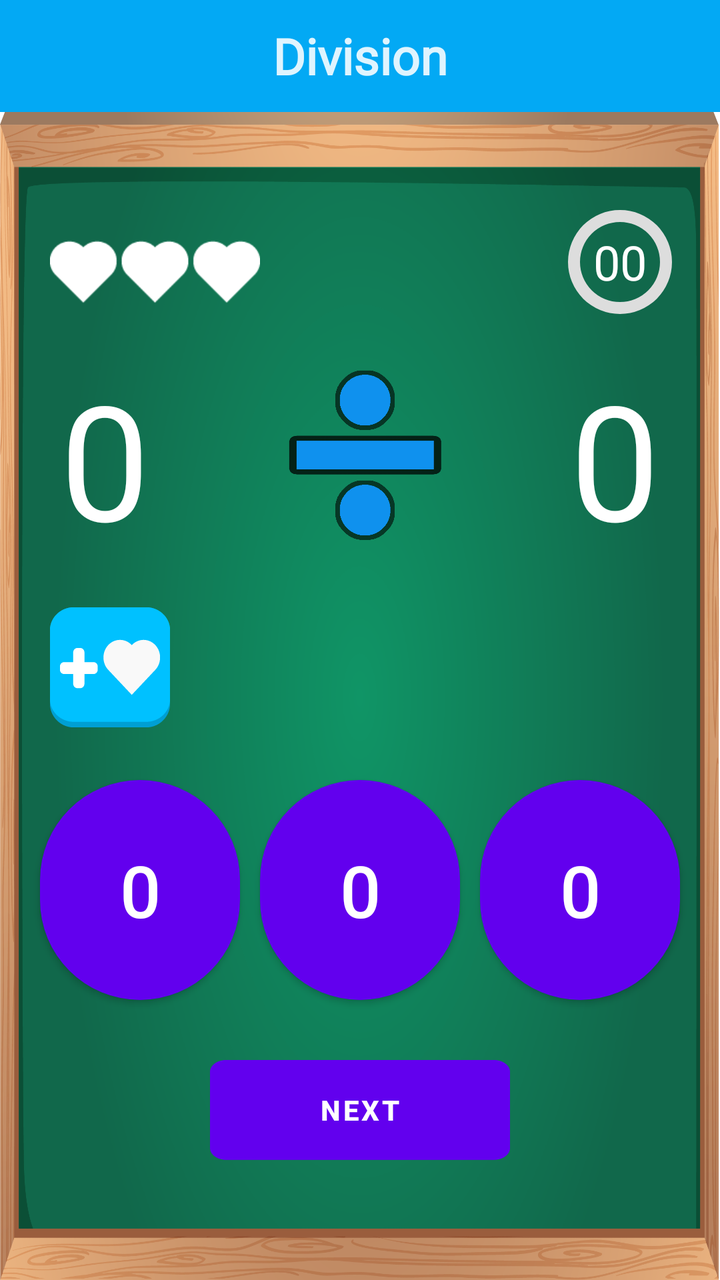
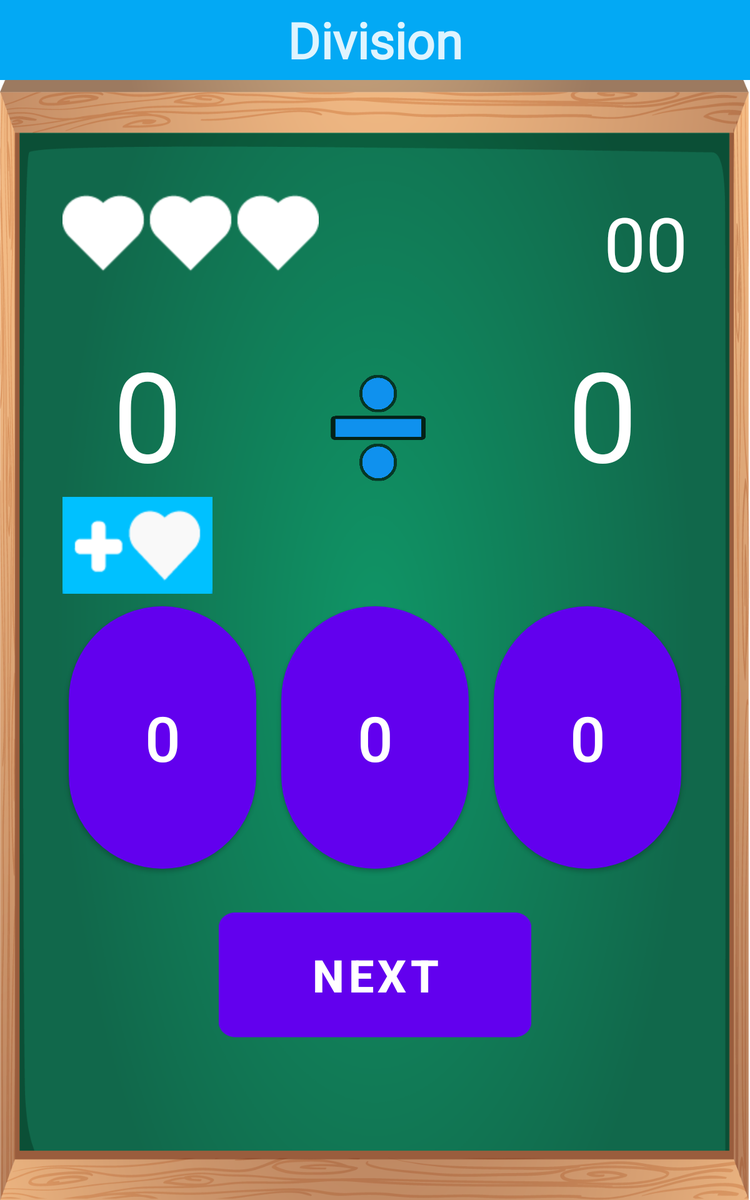

The same Android screen from two of the app's own layout files: first res/layout/ as a phone draws it, then the repository's variant for another configuration, drawn on a device whose configuration selects that folder. Both files follow.
<!-- AndroidManifest.xml: application theme AppTheme -->
<!-- res/layout/division_juego.xml -->
<?xml version="1.0" encoding="utf-8"?>
<FrameLayout xmlns:android="http://schemas.android.com/apk/res/android"
    xmlns:app="http://schemas.android.com/apk/res-auto"
    xmlns:tools="http://schemas.android.com/tools"
    android:layout_width="match_parent"
    android:layout_height="match_parent"
    tools:context=".Fragments.Division">

    <androidx.constraintlayout.widget.ConstraintLayout
        android:layout_width="match_parent"
        android:layout_height="match_parent">

        <androidx.appcompat.widget.Toolbar
            android:id="@+id/my_toolbar"
            android:layout_width="match_parent"
            android:layout_height="?attr/actionBarSize"
            android:background="@color/colorPrimary"
            android:theme="@style/ThemeOverlay.AppCompat.ActionBar"
            app:layout_constraintEnd_toEndOf="parent"
            app:layout_constraintStart_toStartOf="parent"
            app:layout_constraintTop_toTopOf="parent"
            app:popupTheme="@style/ThemeOverlay.AppCompat.Light">

            <TextView
                android:id="@+id/toolbar"
                android:layout_width="wrap_content"
                android:layout_height="wrap_content"
                android:layout_gravity="center"
                android:fontFamily="@font/fredoka_one"
                android:text="@string/division"
                android:textColor="#DFFFFFFF"
                android:textSize="25sp"
                android:textStyle="bold"
                tools:layout_editor_absoluteX="189dp"
                tools:layout_editor_absoluteY="18dp" />

        </androidx.appcompat.widget.Toolbar>

        <RelativeLayout
            android:layout_width="0dp"
            android:layout_height="0dp"
            android:background="@drawable/fondojuego"
            app:layout_constraintBottom_toBottomOf="parent"
            app:layout_constraintEnd_toEndOf="parent"
            app:layout_constraintStart_toStartOf="parent"
            app:layout_constraintTop_toBottomOf="@id/my_toolbar">

            <ImageView
                android:id="@+id/iv_corazones"
                android:layout_width="110dp"
                android:layout_height="50dp"
                android:layout_alignParentStart="true"
                android:layout_alignParentTop="true"
                android:layout_marginStart="25dp"
                android:layout_marginTop="55dp"
                android:layout_marginEnd="150dp"
                android:layout_toStartOf="@+id/time_progress"
                android:contentDescription="@string/app_name"
                android:src="@drawable/lifes_3" />

            <ProgressBar
                android:id="@+id/time_progress"
                style="?android:attr/progressBarStyle"
                android:layout_width="60dp"
                android:layout_height="60dp"
                android:layout_alignParentTop="true"
                android:layout_alignParentEnd="true"
                android:layout_marginTop="45dp"
                android:layout_marginEnd="20dp"
                android:indeterminateOnly="false"
                android:max="30"
                android:progressDrawable="@drawable/circular"
                android:rotation="-90">

            </ProgressBar>

            <TextView
                android:id="@+id/tempo"
                android:layout_width="wrap_content"
                android:layout_height="wrap_content"
                android:layout_alignStart="@+id/time_progress"
                android:layout_alignTop="@+id/time_progress"
                android:layout_alignEnd="@+id/time_progress"
                android:layout_alignBottom="@+id/time_progress"
                android:fontFamily="@font/fredoka_one"
                android:gravity="center"
                android:text="@string/time"
                android:textColor="#FFFFFF"
                android:textSize="24sp" />

            <TextView
                android:id="@+id/imageView_NumUno"
                android:layout_width="wrap_content"
                android:layout_height="wrap_content"
                android:layout_alignParentStart="true"
                android:layout_alignParentTop="true"
                android:layout_marginStart="30dp"
                android:layout_marginTop="120dp"
                android:contentDescription="@string/app_name"
                android:fontFamily="@font/fredoka_one"
                android:gravity="center"
                android:text="@string/btn_respuesta"
                android:textColor="#FFFFFF"
                android:textSize="80sp" />

            <ImageView
                android:id="@+id/imageView_signo"
                android:layout_width="110dp"
                android:layout_height="110dp"
                android:layout_alignBottom="@+id/imageView_NumUno"
                android:layout_centerHorizontal="true"
                android:contentDescription="@string/app_name"
                app:srcCompat="@drawable/division" />


            <TextView
                android:id="@+id/imageView_NumDos"
                android:layout_width="wrap_content"
                android:layout_height="wrap_content"
                android:layout_alignTop="@+id/imageView_NumUno"
                android:layout_alignParentEnd="true"
                android:layout_marginTop="0dp"
                android:layout_marginEnd="30dp"
                android:contentDescription="@string/app_name"
                android:fontFamily="@font/fredoka_one"
                android:gravity="center"
                android:text="@string/btn_respuesta"
                android:textColor="#FFFFFF"
                android:textSize="80sp"
                tools:ignore="RelativeOverlap" />

            <LinearLayout
                android:layout_width="match_parent"
                android:layout_height="100dp"
                android:layout_above="@+id/container"
                android:layout_below="@+id/imageView_signo"
                android:layout_alignParentStart="true"
                android:layout_alignParentEnd="true"
                android:foregroundGravity="center_vertical"
                android:gravity="center_vertical"
                android:orientation="vertical">

                <ImageButton
                    android:id="@+id/moreLifes_btn"
                    android:layout_width="wrap_content"
                    android:layout_height="wrap_content"
                    android:layout_gravity="center_vertical"
                    android:layout_marginStart="25dp"
                    android:background="#00FFFFFF"
                    android:contentDescription="@string/app_name"
                    android:src="@drawable/corazon" />
            </LinearLayout>

            <LinearLayout
                android:id="@+id/container"
                android:layout_width="match_parent"
                android:layout_height="wrap_content"
                android:layout_alignParentStart="true"
                android:layout_alignParentEnd="true"
                android:layout_alignParentBottom="true"
                android:layout_marginBottom="60dp"
                android:orientation="vertical">

                <LinearLayout
                    android:id="@+id/linear"
                    android:layout_width="match_parent"
                    android:layout_height="wrap_content"
                    android:orientation="horizontal"
                    android:paddingStart="15dp"
                    android:paddingEnd="15dp">

                    <Button
                        android:id="@+id/R1"
                        android:layout_width="90dp"
                        android:layout_height="110dp"
                        android:layout_margin="5dp"
                        android:layout_weight="1"
                        android:background="@drawable/button_round"
                        android:text="@string/btn_respuesta"
                        android:textColor="#FFFFFF"
                        android:textSize="36sp" />

                    <Button
                        android:id="@+id/R2"
                        android:layout_width="90dp"
                        android:layout_height="110dp"
                        android:layout_margin="5dp"
                        android:layout_weight="1"
                        android:background="@drawable/button_round"
                        android:text="@string/btn_respuesta"
                        android:textColor="#FFFFFF"
                        android:textSize="36sp" />

                    <Button
                        android:id="@+id/R3"
                        android:layout_width="90dp"
                        android:layout_height="110dp"
                        android:layout_margin="5dp"
                        android:layout_weight="1"
                        android:background="@drawable/button_round"
                        android:text="@string/btn_respuesta"
                        android:textColor="#FFFFFF"
                        android:textSize="36sp" />

                </LinearLayout>

                <LinearLayout
                    android:layout_width="match_parent"
                    android:layout_height="wrap_content"
                    android:layout_marginTop="5dp"
                    android:gravity="center"
                    android:orientation="vertical">

                    <Button
                        android:id="@+id/btnSiguiente"
                        android:layout_width="150dp"
                        android:layout_height="50dp"
                        android:layout_marginTop="20dp"
                        android:background="@drawable/btn_lv3"
                        android:text="@string/siguiente"
                        android:textColor="#FFFFFF"
                        android:textStyle="bold" />
                </LinearLayout>

            </LinearLayout>

        </RelativeLayout>
    </androidx.constraintlayout.widget.ConstraintLayout>

    <FrameLayout
        android:id="@+id/bannerContainer"
        android:layout_width="match_parent"
        android:layout_height="wrap_content"
        android:layout_gravity="bottom|center|center_horizontal|center_vertical"
        android:gravity="bottom"
        android:visibility="visible">
    </FrameLayout>


</FrameLayout>
<!-- resources referenced by this layout -->
<resources>
  <color name="colorPrimary">#03A9F4</color>
  <!-- drawable btn_lv3: png bitmap (drawable-hdpi, 1588 bytes) -->
  <!-- drawable button_round (drawable) -->
  <?xml version="1.0" encoding="utf-8"?>
  <shape xmlns:android="http://schemas.android.com/apk/res/android">
  
      <corners
          android:radius="100dp"/>
  <solid
      android:color="#03A9F4">
  
  </solid>
  
  </shape>
  <!-- drawable circular (drawable) -->
  <?xml version="1.0" encoding="utf-8"?>
  <layer-list xmlns:android="http://schemas.android.com/apk/res/android">
      <item>
          <shape
              android:shape="ring"
              android:thicknessRatio="10"
              android:useLevel="false">
              <solid android:color="#DDD" />
          </shape>
      </item>
      <item>
          <rotate
              android:fromDegrees="270"
              android:toDegrees="270">
              <shape
                  android:shape="ring"
                  android:thicknessRatio="10"
                  android:useLevel="true">
                  <solid android:color="@color/white" />
              </shape>
          </rotate>
      </item>
  </layer-list>
  <!-- drawable corazon: png bitmap (drawable-hdpi, 1764 bytes) -->
  <!-- drawable division: png bitmap (drawable, 12722 bytes) -->
  <!-- drawable fondojuego: png bitmap (drawable-hdpi, 148489 bytes) -->
  <!-- drawable lifes_3: png bitmap (drawable-mdpi, 1078 bytes) -->
  <string name="app_name">Sums and Rest</string>
  <string name="btn_respuesta" translatable="false">0</string>
  <string name="division">Division</string>
  <string name="siguiente">Next</string>
  <string name="time" translatable="false">00</string>
  <color name="white">#FFFFFF</color>
</resources>
<!-- res/layout-large/division_juego.xml (the repository's variant of the layout above) -->
<!-- drawn on a 7-inch tablet held upright -->
<?xml version="1.0" encoding="utf-8"?>
<FrameLayout xmlns:android="http://schemas.android.com/apk/res/android"
    xmlns:app="http://schemas.android.com/apk/res-auto"
    xmlns:tools="http://schemas.android.com/tools"
    android:layout_width="match_parent"
    android:layout_height="match_parent"
    tools:context=".Fragments.Division">

    <androidx.constraintlayout.widget.ConstraintLayout
        android:layout_width="match_parent"
        android:layout_height="match_parent">

        <androidx.appcompat.widget.Toolbar
            android:id="@+id/my_toolbar"
            android:layout_width="match_parent"
            android:layout_height="?attr/actionBarSize"
            android:background="@color/colorPrimary"
            android:theme="@style/ThemeOverlay.AppCompat.ActionBar"
            app:layout_constraintEnd_toEndOf="parent"
            app:layout_constraintStart_toStartOf="parent"
            app:layout_constraintTop_toTopOf="parent"
            app:popupTheme="@style/ThemeOverlay.AppCompat.Light">

            <TextView
                android:id="@+id/toolbar"
                android:layout_width="wrap_content"
                android:layout_height="wrap_content"
                android:layout_gravity="center"
                android:fontFamily="@font/fredoka_one"
                android:text="@string/division"
                android:textColor="#DFFFFFFF"
                android:textSize="40sp"
                android:textStyle="bold"
                tools:layout_editor_absoluteX="189dp"
                tools:layout_editor_absoluteY="18dp" />

        </androidx.appcompat.widget.Toolbar>

        <RelativeLayout
            android:layout_width="0dp"
            android:layout_height="0dp"
            android:background="@drawable/fondojuego"
            app:layout_constraintBottom_toBottomOf="parent"
            app:layout_constraintEnd_toEndOf="parent"
            app:layout_constraintStart_toStartOf="parent"
            app:layout_constraintTop_toBottomOf="@id/my_toolbar">

            <LinearLayout
                android:id="@+id/my_toolbar2"
                android:layout_width="match_parent"
                android:layout_height="wrap_content"
                android:layout_above="@+id/imageView_signo"
                android:layout_alignParentStart="true"
                android:layout_alignParentTop="true"
                android:layout_alignParentEnd="true"
                android:layout_marginStart="50dp"
                android:layout_marginTop="90dp"
                android:layout_marginEnd="50dp"
                android:background="#00FBF5F5"
                android:orientation="horizontal"
                android:theme="@style/ThemeOverlay.AppCompat.ActionBar"
                app:popupTheme="@style/ThemeOverlay.AppCompat.Light">

                <ImageView
                    android:id="@+id/iv_corazones"
                    android:layout_width="wrap_content"
                    android:layout_height="wrap_content"
                    android:contentDescription="@string/app_name"
                    android:src="@drawable/lifes_3" />

                <TextView
                    android:id="@+id/tempo"
                    android:layout_width="0dp"
                    android:layout_height="wrap_content"
                    android:layout_weight="1"
                    android:fontFamily="@font/fredoka_one"
                    android:text="@string/time"
                    android:textAlignment="viewEnd"
                    android:textColor="#FFFFFF"
                    android:textSize="60sp" />

            </LinearLayout>

            <TextView
                android:id="@+id/imageView_NumUno"
                android:layout_width="wrap_content"
                android:layout_height="wrap_content"
                android:layout_alignParentStart="true"
                android:layout_alignParentTop="true"
                android:layout_marginStart="90dp"
                android:layout_marginTop="200dp"
                android:contentDescription="@string/app_name"
                android:fontFamily="@font/fredoka_one"
                android:gravity="center"
                android:text="@string/btn_respuesta"
                android:textColor="#FFFFFF"
                android:textSize="100sp" />

            <ImageView
                android:id="@+id/imageView_signo"
                android:layout_width="110dp"
                android:layout_height="110dp"
                android:layout_alignBottom="@+id/imageView_NumUno"
                android:layout_centerHorizontal="true"
                android:contentDescription="@string/app_name"
                app:srcCompat="@drawable/division" />


            <TextView
                android:id="@+id/imageView_NumDos"
                android:layout_width="wrap_content"
                android:layout_height="wrap_content"
                android:layout_alignTop="@+id/imageView_NumUno"
                android:layout_alignParentEnd="true"
                android:layout_marginTop="0dp"
                android:layout_marginEnd="90dp"
                android:contentDescription="@string/app_name"
                android:fontFamily="@font/fredoka_one"
                android:gravity="center"
                android:text="@string/btn_respuesta"
                android:textColor="#FFFFFF"
                android:textSize="100sp"
                tools:ignore="RelativeOverlap" />

            <LinearLayout
                android:layout_width="match_parent"
                android:layout_height="100dp"
                android:layout_above="@+id/container"
                android:layout_below="@+id/imageView_signo"
                android:layout_alignParentStart="true"
                android:layout_alignParentEnd="true"
                android:foregroundGravity="center_vertical"
                android:gravity="center_vertical"
                android:orientation="vertical">

                <ImageView
                    android:id="@+id/moreLifes_btn"
                    android:layout_width="120dp"
                    android:layout_height="120dp"
                    android:layout_gravity="center_vertical"
                    android:layout_marginStart="50dp"
                    android:contentDescription="@string/app_name"
                    android:src="@drawable/corazon"
                    tools:src="@drawable/corazon" />
            </LinearLayout>

            <LinearLayout
                android:id="@+id/container"
                android:layout_width="match_parent"
                android:layout_height="wrap_content"
                android:layout_alignParentStart="true"
                android:layout_alignParentEnd="true"
                android:layout_alignParentBottom="true"
                android:layout_marginStart="30dp"
                android:layout_marginEnd="30dp"
                android:layout_marginBottom="130dp"
                android:orientation="vertical">

                <LinearLayout
                    android:id="@+id/linear"
                    android:layout_width="match_parent"
                    android:layout_height="wrap_content"
                    android:orientation="horizontal"
                    android:paddingStart="15dp"
                    android:paddingEnd="15dp">

                    <Button
                        android:id="@+id/R1"
                        android:layout_width="wrap_content"
                        android:layout_height="210dp"
                        android:layout_margin="10dp"
                        android:layout_weight="1"
                        android:background="@drawable/button_round"
                        android:text="@string/btn_respuesta"
                        android:textColor="#FFFFFF"
                        android:textSize="50sp" />

                    <Button
                        android:id="@+id/R2"
                        android:layout_width="wrap_content"
                        android:layout_height="210dp"
                        android:layout_margin="10dp"
                        android:layout_weight="1"
                        android:background="@drawable/button_round"
                        android:text="@string/btn_respuesta"
                        android:textColor="#FFFFFF"
                        android:textSize="50sp" />

                    <Button
                        android:id="@+id/R3"
                        android:layout_width="wrap_content"
                        android:layout_height="210dp"
                        android:layout_margin="10dp"
                        android:layout_weight="1"
                        android:background="@drawable/button_round"
                        android:text="@string/btn_respuesta"
                        android:textColor="#FFFFFF"
                        android:textSize="50sp" />

                </LinearLayout>

                <LinearLayout
                    android:layout_width="match_parent"
                    android:layout_height="wrap_content"
                    android:layout_marginTop="5dp"
                    android:gravity="center"
                    android:orientation="vertical">

                    <Button
                        android:id="@+id/btnSiguiente"
                        android:layout_width="250dp"
                        android:layout_height="100dp"
                        android:layout_marginTop="20dp"
                        android:background="@drawable/btn_lv3"
                        android:text="@string/siguiente"
                        android:textColor="#FFFFFF"
                        android:textSize="36sp"
                        android:textStyle="bold" />
                </LinearLayout>

            </LinearLayout>

        </RelativeLayout>
    </androidx.constraintlayout.widget.ConstraintLayout>

    <FrameLayout
        android:id="@+id/bannerContainer"
        android:layout_width="match_parent"
        android:layout_height="wrap_content"
        android:layout_gravity="bottom|center|center_horizontal|center_vertical"
        android:gravity="bottom"
        android:visibility="visible">
    </FrameLayout>


</FrameLayout>
<!-- resources referenced by the variant -->
<!-- as a 7-inch tablet held upright resolves them -->
<resources>
  <color name="colorPrimary">#03A9F4</color>
  <!-- drawable btn_lv3: png bitmap (drawable-hdpi, 1588 bytes) -->
  <!-- drawable button_round (drawable) -->
  <?xml version="1.0" encoding="utf-8"?>
  <shape xmlns:android="http://schemas.android.com/apk/res/android">
  
      <corners
          android:radius="100dp"/>
  <solid
      android:color="#03A9F4">
  
  </solid>
  
  </shape>
  <!-- drawable corazon: png bitmap (drawable-hdpi, 1764 bytes) -->
  <!-- drawable division: png bitmap (drawable, 12722 bytes) -->
  <!-- drawable fondojuego: png bitmap (drawable-hdpi, 148489 bytes) -->
  <!-- drawable lifes_3: png bitmap (drawable-mdpi, 1078 bytes) -->
  <string name="app_name">Sums and Rest</string>
  <string name="btn_respuesta" translatable="false">0</string>
  <string name="division">Division</string>
  <string name="siguiente">Next</string>
  <string name="time" translatable="false">00</string>
</resources>
